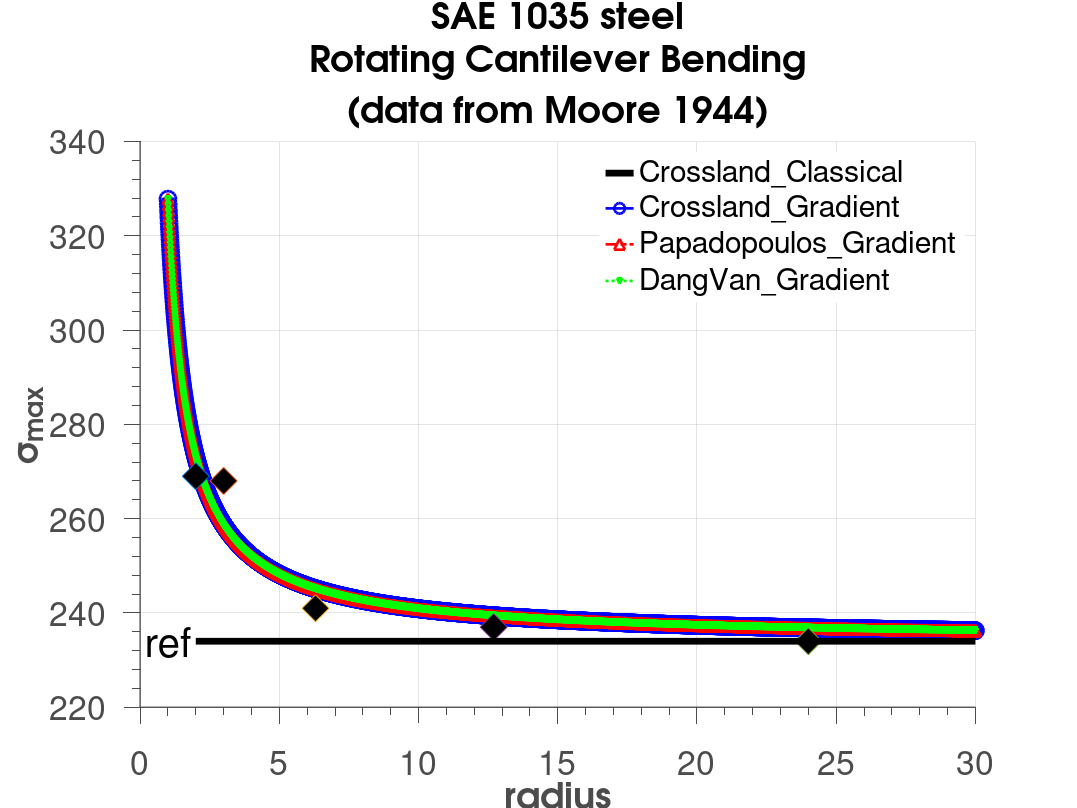

Reproduce this figure in MATLAB.
clear;clc;
tt=172.4;
ff=234;
a=(tt-ff/sqrt(3))/(ff/3);
b=tt;
ap=3*(tt/ff-1/2);
bp=tt;
ad=3*(tt/ff-1/2);
bd=tt;
lg=0.2861;
lgp=0.2861;
lgd=0.2861;
y=1:0.01:30;

sigmax  =b*(1/sqrt(3)+a/3-lg*((sqrt(3)*y).^-1+a/3*y.^-1)).^-1;
sigmaxp=b*(1/2+ap/3-lgp*((2*y).^-1+ap/3*y.^-1)).^-1;
sigmaxd=b*(1/2+ad/3-lgd*((2*y).^-1+ad/3*y.^-1)).^-1;

figure(1);
hold on;
fr=plot(y,sigmax, '-b','LineWidth',2,'Marker', 'o', 'MarkerSize', 12,'MarkerEdgeColor',  'b', 'MarkerFaceColor' , 'none');
frp=plot(y,sigmaxp,'-.r','LineWidth',2,'Marker', '^', 'MarkerSize', 8,'MarkerEdgeColor',  'r', 'MarkerFaceColor' , 'none');
frd=plot(y,sigmaxd, ':g','LineWidth',2,'Marker', 'v', 'MarkerSize', 4,'MarkerEdgeColor',  'g', 'MarkerFaceColor' , 'none');
plot(2,269,'d','MarkerSize',20, 'MarkerFaceColor','k');
plot(3,268,'d','MarkerSize',20, 'MarkerFaceColor','k');
plot(6.3,241,'d','MarkerSize',20, 'MarkerFaceColor','k');
plot(12.7,237,'d','MarkerSize',20, 'MarkerFaceColor','k');
plot(24,234,'d','MarkerSize',20, 'MarkerFaceColor','k');
class=plot([2 30],[ff ff],'k','LineWidth',5);
hold off;
grid on;
% grid minor;
set(gca ,'FontSize',30);
hXLabel = xlabel('radius','Fontsize',30, 'FontWeight' , 'bold');
hYLabel = ylabel('\sigma_{max}','Fontsize',30, 'FontWeight' , 'bold');
text(0.2,ff,'ref','Fontsize',30);

hTitle=title({['SAE 1035 steel'],[  'Rotating Cantilever Bending'],[ '(data from Moore 1944)']; },'Fontsize',30);
set(hTitle, 'FontSize', 30, 'FontWeight' , 'bold')
hLegend = legend([class,fr,frp,frd],'Crossland\_Classical','Crossland\_Gradient','Papadopoulos\_Gradient','DangVan\_Gradient');
set([hLegend, gca], 'FontSize', 25)
set(hLegend,'Box','on');
set(hLegend,'EdgeColor',[1 1 1]); %set the edge colour of the legend to white 
% Adjust font
set(gca, 'FontName', 'Helvetica')
set([hTitle, hXLabel, hYLabel], 'FontName', 'AvantGarde')
% Adjust axes properties
set(gca, 'Box', 'off', 'TickDir', 'out', 'TickLength', [.02 .02], ...
    'XMinorTick', 'on', 'YMinorTick', 'on', 'YGrid', 'on', ...
    'XColor', [.3 .3 .3], 'YColor', [.3 .3 .3], ...
    'LineWidth', 1)
set(gcf,'color','w'); %set figure background transparent
set(gca,'color','w'); %set axis transparent
% Maximize print figure
set(gcf,'outerposition',get(0,'screensize'));
set(gcf, 'PaperPositionMode', 'manual');
set(gcf, 'PaperUnits', 'points'); %[ {inches} | centimeters | normalized | points ]
set(gcf, 'PaperPosition', [0 0 800 600]); %set(gcf,'PaperPosition',[left,bottom,width,height])
saveas(gcf,'1035steel.png');

% %*****************Fitting********************
% clear;clc;
% R=[2 3 6.3 12.7 24];
% f=[269 268 241 237 234];
% cftool
% t/(1/sqrt(3)+(t-234/sqrt(3))/234-lg*(1/(sqrt(3)*x)+(t-234/sqrt(3))/(234*x)))
% lg=0.001~0.5
% t=150~200